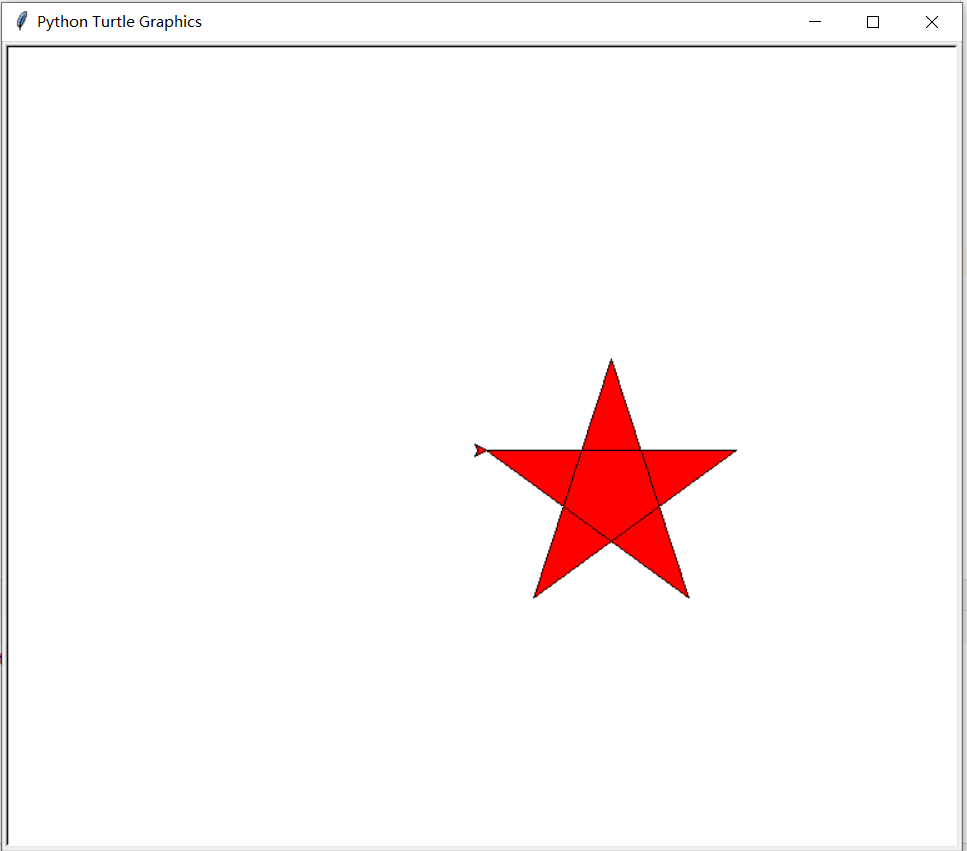

This chart was generated by the following Python code:
import turtle as t

t.fillcolor("red")
t.begin_fill()
while True:
    t.forward(200)
    t.right(144)
    if abs(t.pos())<1:
        break
t.end_fill()
t.done()
